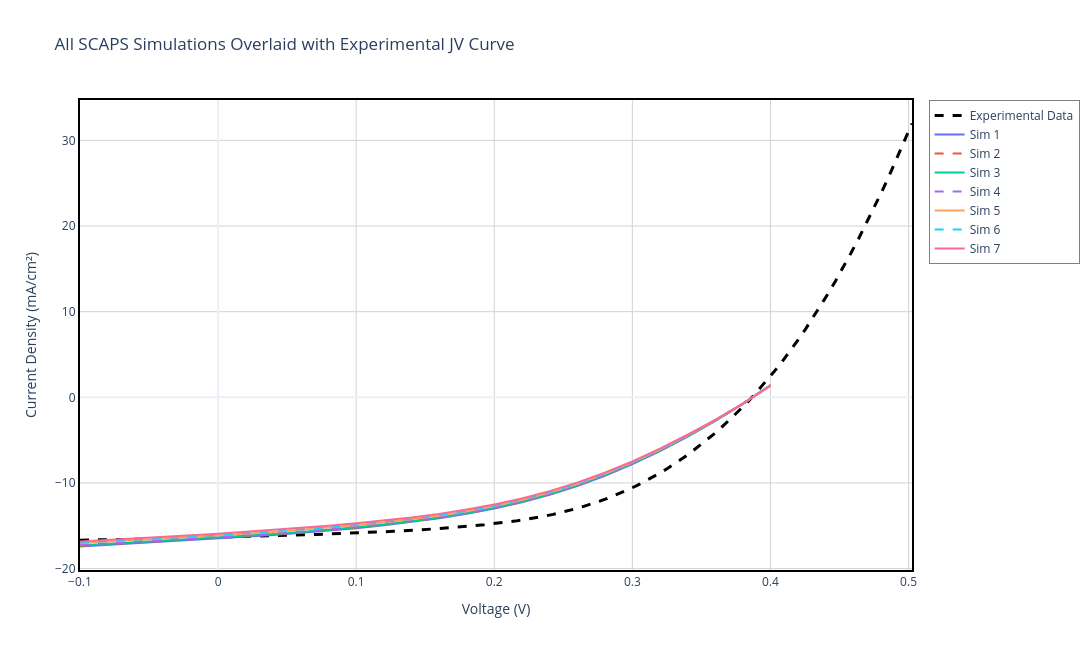

Notebook code for this chart:
### Markdown cell above
## Section 3.1: Overlay Comparison - All Simulations vs Experimental Data

### Overview
This section provides a comprehensive visual comparison by overlaying all SCAPS simulation J-V curves on the same plot as the experimental data. This overlay approach allows for:

- **Direct shape comparison**: Visually assess which simulations best match the experimental curve shape
- **Parameter range assessment**: Understand the spread of voltages, currents, and fill factors across all simulations
- **Quality of model fit**: Quickly identify if any simulations closely track the experimental behavior across the full J-V range
- **Anomaly detection**: Spot simulations that deviate significantly from the general trend

This visualization complements the parameter-based matching in the following section and provides intuitive insight into device behavior.

### Code cell
# ------------------ PLOT 3.1: ALL SIMULATIONS + EXPERIMENTAL OVERLAY ------------------
fig_overlay = go.Figure()

# Add experimental data first (so it appears at the back)
fig_overlay.add_trace(go.Scatter(
    x=exp_data['v(V)'], 
    y=exp_data['jtot(mA/cm2)'], 
    mode='lines', 
    name='Experimental Data', 
    line=dict(color='black', width=3, dash='dash'),
    hovertemplate='<b>Experimental</b><br>V: %{x:.3f} V<br>J: %{y:.2f} mA/cm²<extra></extra>'
))

# Add all SCAPS simulations
colors = []
import plotly.express as px
color_palette = px.colors.qualitative.Plotly
for i, d in enumerate(scaps_data):
    v_filtered = d['v(V)']
    j_filtered = d['jtot(mA/cm2)']
    
    # Hover information
    hover_text = f"Sim {i+1}: <b>{d['label']}</b><br>Batch Parameters: {format_batch_params_for_display(d['batch_params'])}<br>Voc: {d['Voc']:.3f} V<br>Jsc: {d['Jsc']:.2f} mA/cm²<br>FF: {d['FF']:.1f} %<br>η: {d['eta']:.2f} %"
    
    # Alternate between solid and dash line styles for better visibility
    line_dash = 'solid' if i % 2 == 0 else 'dash'
    line_color = color_palette[i % len(color_palette)]
    
    fig_overlay.add_trace(go.Scatter(
        x=v_filtered, 
        y=j_filtered, 
        mode='lines', 
        name=f"Sim {i+1}",
        line=dict(color=line_color, width=2, dash=line_dash),
        hovertemplate=hover_text + '<extra></extra>'
    ))

fig_overlay.update_xaxes(showline=True, linewidth=2, linecolor='black', mirror=True)
fig_overlay.update_yaxes(showline=True, linewidth=2, linecolor='black', mirror=True)
fig_overlay.update_layout(
    title='All SCAPS Simulations Overlaid with Experimental JV Curve',
    xaxis_title='Voltage (V)',
    yaxis_title='Current Density (mA/cm²)',
    hovermode='closest',
    template='plotly_white',
    width=1100,
    height=650,
    plot_bgcolor='white',
    xaxis=dict(showgrid=True, gridwidth=1, gridcolor='lightgray'),
    yaxis=dict(showgrid=True, gridwidth=1, gridcolor='lightgray'),
    legend=dict(
        x=1.02,
        y=1,
        xanchor='left',
        yanchor='top',
        bgcolor='rgba(255, 255, 255, 0.7)',
        bordercolor='gray',
        borderwidth=1
    )
)
fig_overlay.show()
fig_overlay.write_image(os.path.join(plots_dir, 'All_data_Comparison.png'), width=1100, height=650)

print(f"\n✅ Overlay plot created with {len(scaps_data)} simulations + 1 experimental curve")
print(f"✅ Saved Plot 3.1 to {plots_dir}/All_data_Comparison.png")
print(f"   Experimental range: V ∈ [{exp_data['v(V)'].min():.3f}, {exp_data['v(V)'].max():.3f}] V")
print(f"                       J ∈ [{exp_data['jtot(mA/cm2)'].min():.2f}, {exp_data['jtot(mA/cm2)'].max():.2f}] mA/cm²")

### Figure 1 — Plotly figure (JSON) as saved in the notebook; plotly's stock layout.template omitted (floating-point values rounded to 4 significant figures)
{"data": [{"hovertemplate": "<b>Experimental</b><br>V: %{x:.3f} V<br>J: %{y:.2f} mA/cm²<extra></extra>", "line": {"color": "black", "dash": "dash", "width": 3}, "mode": "lines", "name": "Experimental Data", "type": "scatter", "x": [-0.1, -0.09445, -0.08895, -0.0834, -0.0779, -0.07235, -0.06685, -0.0613, -0.0558, -0.05025, -0.0447, -0.0392, -0.03365, -0.02815, -0.0226, -0.0171, -0.01155, -0.00605, -0.0005, 0.00505, 0.01055, 0.0161, 0.0216, 0.02715, 0.03265, 0.0382, 0.0437, 0.04925, 0.05475, 0.0603, 0.06585, 0.07135, 0.0769, 0.0824, 0.08795, 0.09345, 0.099, 0.1045, 0.11, 0.1156, 0.1211, 0.1267, 0.1321, 0.1377, 0.1432, 0.1487, 0.1542, 0.1598, 0.1653, 0.1709, 0.1764, 0.1819, 0.1875, 0.193, 0.1985, 0.204, 0.2095, 0.2151, 0.2206, 0.2261, 0.2316, 0.2372, 0.2427, 0.2482, 0.2537, 0.2593, 0.2648, 0.2703, 0.2759, 0.2814, 0.2869, 0.2924, 0.298, 0.3035, 0.309, 0.3145, 0.3201, 0.3256, 0.3311, 0.3367, 0.3422, 0.3478, 0.3533, 0.3588, 0.3643, 0.3699, 0.3754, 0.3809, 0.3865, 0.392, 0.3975, 0.403, 0.4086, 0.414, 0.4196, 0.4251, 0.4306, 0.4362, 0.4417, 0.4472, 0.4527, 0.4583, 0.4638, 0.4693, 0.4748, 0.4804, 0.4859, 0.4914, 0.497, 0.5025], "y": [-16.68, -16.67, -16.65, -16.65, -16.63, -16.61, -16.6, -16.58, -16.55, -16.54, -16.52, -16.51, -16.47, -16.45, -16.44, -16.41, -16.39, -16.37, -16.34, -16.34, -16.3, -16.28, -16.25, -16.23, -16.21, -16.18, -16.16, -16.14, -16.1, -16.07, -16.04, -16.0, -15.98, -15.95, -15.9, -15.88, -15.85, -15.81, -15.76, -15.73, -15.69, -15.64, -15.61, -15.55, -15.5, -15.44, -15.39, -15.32, -15.26, -15.17, -15.11, -15.02, -14.95, -14.87, -14.76, -14.67, -14.55, -14.46, -14.31, -14.18, -14.01, -13.85, -13.67, -13.47, -13.24, -12.99, -12.73, -12.46, -12.15, -11.83, -11.48, -11.11, -10.71, -10.29, -9.834, -9.35, -8.833, -8.278, -7.712, -7.092, -6.461, -5.775, -5.067, -4.324, -3.548, -2.725, -1.873, -0.9875, -0.03512, 0.9678, 1.997, 3.064, 4.192, 5.362, 6.632, 7.909, 9.251, 10.65, 12.1, 13.62, 15.19, 16.84, 18.52, 20.27, 22.07, 23.93, 25.86, 27.83, 29.88, 31.97]}, {"hovertemplate": "Sim 1: <b>total density [1/cm] = 5.000e+13</b><br>Batch Parameters: total density [1/cm]: 5.000e+13<br>Voc: 0.387 V<br>Jsc: 16.48 mA/cm²<br>FF: 42.8 %<br>η: 2.73 %<extra></extra>", "line": {"color": "#636EFA", "dash": "solid", "width": 2}, "mode": "lines", "name": "Sim 1", "type": "scatter", "x": [-0.1, -0.08, -0.06, -0.04, -0.02, 0.0, 0.02, 0.04, 0.06, 0.08, 0.1, 0.12, 0.14, 0.16, 0.18, 0.2, 0.22, 0.24, 0.26, 0.28, 0.3, 0.32, 0.34, 0.36, 0.38, 0.4], "y": [-17.42, -17.24, -17.05, -16.86, -16.67, -16.48, -16.28, -16.06, -15.83, -15.57, -15.28, -14.95, -14.57, -14.13, -13.61, -12.99, -12.25, -11.38, -10.36, -9.168, -7.802, -6.269, -4.582, -2.75, -0.7606, 1.428]}, {"hovertemplate": "Sim 2: <b>total density [1/cm] = 5.100e+13</b><br>Batch Parameters: total density [1/cm]: 5.100e+13<br>Voc: 0.387 V<br>Jsc: 16.42 mA/cm²<br>FF: 42.8 %<br>η: 2.72 %<extra></extra>", "line": {"color": "#EF553B", "dash": "dash", "width": 2}, "mode": "lines", "name": "Sim 2", "type": "scatter", "x": [-0.1, -0.08, -0.06, -0.04, -0.02, 0.0, 0.02, 0.04, 0.06, 0.08, 0.1, 0.12, 0.14, 0.16, 0.18, 0.2, 0.22, 0.24, 0.26, 0.28, 0.3, 0.32, 0.34, 0.36, 0.38, 0.4], "y": [-17.36, -17.17, -16.99, -16.81, -16.62, -16.42, -16.23, -16.01, -15.77, -15.51, -15.23, -14.9, -14.52, -14.07, -13.55, -12.94, -12.21, -11.34, -10.32, -9.128, -7.767, -6.239, -4.559, -2.736, -0.7575, 1.419]}, {"hovertemplate": "Sim 3: <b>total density [1/cm] = 5.200e+13</b><br>Batch Parameters: total density [1/cm]: 5.200e+13<br>Voc: 0.387 V<br>Jsc: 16.37 mA/cm²<br>FF: 42.8 %<br>η: 2.71 %<extra></extra>", "line": {"color": "#00CC96", "dash": "solid", "width": 2}, "mode": "lines", "name": "Sim 3", "type": "scatter", "x": [-0.1, -0.08, -0.06, -0.04, -0.02, 0.0, 0.02, 0.04, 0.06, 0.08, 0.1, 0.12, 0.14, 0.16, 0.18, 0.2, 0.22, 0.24, 0.26, 0.28, 0.3, 0.32, 0.34, 0.36, 0.38, 0.4], "y": [-17.29, -17.11, -16.93, -16.75, -16.56, -16.37, -16.17, -15.95, -15.72, -15.46, -15.17, -14.84, -14.46, -14.02, -13.5, -12.89, -12.16, -11.3, -10.28, -9.089, -7.732, -6.209, -4.537, -2.722, -0.7544, 1.409]}, {"hovertemplate": "Sim 4: <b>total density [1/cm] = 5.300e+13</b><br>Batch Parameters: total density [1/cm]: 5.300e+13<br>Voc: 0.387 V<br>Jsc: 16.31 mA/cm²<br>FF: 42.8 %<br>η: 2.70 %<extra></extra>", "line": {"color": "#AB63FA", "dash": "dash", "width": 2}, "mode": "lines", "name": "Sim 4", "type": "scatter", "x": [-0.1, -0.08, -0.06, -0.04, -0.02, 0.0, 0.02, 0.04, 0.06, 0.08, 0.1, 0.12, 0.14, 0.16, 0.18, 0.2, 0.22, 0.24, 0.26, 0.28, 0.3, 0.32, 0.34, 0.36, 0.38, 0.4], "y": [-17.23, -17.05, -16.87, -16.69, -16.5, -16.31, -16.11, -15.89, -15.66, -15.4, -15.11, -14.78, -14.41, -13.97, -13.45, -12.84, -12.12, -11.25, -10.24, -9.051, -7.697, -6.18, -4.515, -2.709, -0.7514, 1.4]}, {"hovertemplate": "Sim 5: <b>total density [1/cm] = 5.600e+13</b><br>Batch Parameters: total density [1/cm]: 5.600e+13<br>Voc: 0.387 V<br>Jsc: 16.15 mA/cm²<br>FF: 42.7 %<br>η: 2.67 %<extra></extra>", "line": {"color": "#FFA15A", "dash": "solid", "width": 2}, "mode": "lines", "name": "Sim 5", "type": "scatter", "x": [-0.1, -0.08, -0.06, -0.04, -0.02, 0.0, 0.02, 0.04, 0.06, 0.08, 0.1, 0.12, 0.14, 0.16, 0.18, 0.2, 0.22, 0.24, 0.26, 0.28, 0.3, 0.32, 0.34, 0.36, 0.38, 0.4], "y": [-17.05, -16.88, -16.7, -16.53, -16.34, -16.15, -15.94, -15.72, -15.48, -15.23, -14.94, -14.62, -14.25, -13.82, -13.31, -12.7, -11.98, -11.12, -10.11, -8.939, -7.598, -6.097, -4.451, -2.67, -0.7428, 1.374]}, {"hovertemplate": "Sim 6: <b>total density [1/cm] = 5.700e+13</b><br>Batch Parameters: total density [1/cm]: 5.700e+13<br>Voc: 0.387 V<br>Jsc: 16.09 mA/cm²<br>FF: 42.7 %<br>η: 2.66 %<extra></extra>", "line": {"color": "#19D3F3", "dash": "dash", "width": 2}, "mode": "lines", "name": "Sim 6", "type": "scatter", "x": [-0.1, -0.08, -0.06, -0.04, -0.02, 0.0, 0.02, 0.04, 0.06, 0.08, 0.1, 0.12, 0.14, 0.16, 0.18, 0.2, 0.22, 0.24, 0.26, 0.28, 0.3, 0.32, 0.34, 0.36, 0.38, 0.4], "y": [-17.0, -16.82, -16.65, -16.47, -16.28, -16.09, -15.88, -15.66, -15.43, -15.17, -14.89, -14.57, -14.2, -13.77, -13.26, -12.65, -11.94, -11.08, -10.07, -8.903, -7.566, -6.07, -4.43, -2.658, -0.7401, 1.366]}, {"hovertemplate": "Sim 7: <b>total density [1/cm] = 6.000e+13</b><br>Batch Parameters: total density [1/cm]: 6.000e+13<br>Voc: 0.387 V<br>Jsc: 15.92 mA/cm²<br>FF: 42.7 %<br>η: 2.63 %<extra></extra>", "line": {"color": "#FF6692", "dash": "solid", "width": 2}, "mode": "lines", "name": "Sim 7", "type": "scatter", "x": [-0.1, -0.08, -0.06, -0.04, -0.02, 0.0, 0.02, 0.04, 0.06, 0.08, 0.1, 0.12, 0.14, 0.16, 0.18, 0.2, 0.22, 0.24, 0.26, 0.28, 0.3, 0.32, 0.34, 0.36, 0.38, 0.4], "y": [-16.83, -16.66, -16.48, -16.3, -16.11, -15.92, -15.7, -15.49, -15.25, -15.0, -14.72, -14.4, -14.03, -13.61, -13.11, -12.51, -11.8, -10.96, -9.96, -8.798, -7.473, -5.992, -4.371, -2.622, -0.7321, 1.342]}], "layout": {"height": 650, "hovermode": "closest", "legend": {"bgcolor": "rgba(255, 255, 255, 0.7)", "bordercolor": "gray", "borderwidth": 1, "x": 1.02, "xanchor": "left", "y": 1, "yanchor": "top"}, "plot_bgcolor": "white", "title": {"text": "All SCAPS Simulations Overlaid with Experimental JV Curve"}, "width": 1100, "xaxis": {"gridcolor": "lightgray", "gridwidth": 1, "linecolor": "black", "linewidth": 2, "mirror": true, "showgrid": true, "showline": true, "title": {"text": "Voltage (V)"}}, "yaxis": {"gridcolor": "lightgray", "gridwidth": 1, "linecolor": "black", "linewidth": 2, "mirror": true, "showgrid": true, "showline": true, "title": {"text": "Current Density (mA/cm²)"}}}}
